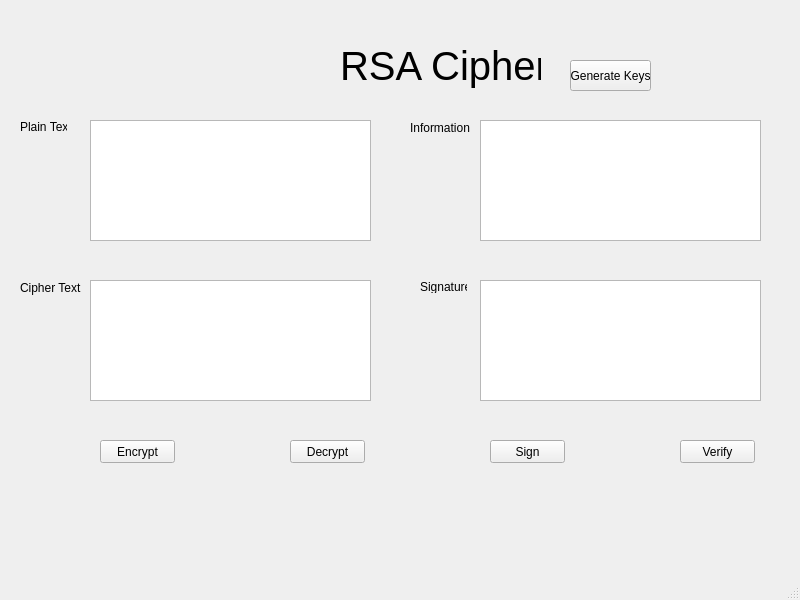
<?xml version="1.0" encoding="UTF-8"?>
<ui version="4.0">
 <class>MainWindow</class>
 <widget class="QMainWindow" name="MainWindow">
  <property name="geometry">
   <rect>
    <x>0</x>
    <y>0</y>
    <width>800</width>
    <height>600</height>
   </rect>
  </property>
  <property name="windowTitle">
   <string>MainWindow</string>
  </property>
  <widget class="QWidget" name="centralwidget">
   <widget class="QLabel" name="lb_rsa">
    <property name="geometry">
     <rect>
      <x>340</x>
      <y>40</y>
      <width>201</width>
      <height>51</height>
     </rect>
    </property>
    <property name="font">
     <font>
      <pointsize>30</pointsize>
     </font>
    </property>
    <property name="text">
     <string>RSA Cipher</string>
    </property>
   </widget>
   <widget class="QPushButton" name="btn_generateKey">
    <property name="geometry">
     <rect>
      <x>570</x>
      <y>60</y>
      <width>81</width>
      <height>31</height>
     </rect>
    </property>
    <property name="text">
     <string>Generate Keys</string>
    </property>
   </widget>
   <widget class="QLabel" name="label">
    <property name="geometry">
     <rect>
      <x>20</x>
      <y>120</y>
      <width>47</width>
      <height>13</height>
     </rect>
    </property>
    <property name="text">
     <string>Plain Text</string>
    </property>
   </widget>
   <widget class="QLabel" name="label_2">
    <property name="geometry">
     <rect>
      <x>410</x>
      <y>120</y>
      <width>61</width>
      <height>16</height>
     </rect>
    </property>
    <property name="text">
     <string>Information</string>
    </property>
   </widget>
   <widget class="QLabel" name="label_3">
    <property name="geometry">
     <rect>
      <x>20</x>
      <y>280</y>
      <width>61</width>
      <height>16</height>
     </rect>
    </property>
    <property name="text">
     <string>Cipher Text</string>
    </property>
   </widget>
   <widget class="QLabel" name="label_4">
    <property name="geometry">
     <rect>
      <x>420</x>
      <y>280</y>
      <width>47</width>
      <height>13</height>
     </rect>
    </property>
    <property name="text">
     <string>Signature</string>
    </property>
   </widget>
   <widget class="QPushButton" name="btn_encrypt">
    <property name="geometry">
     <rect>
      <x>100</x>
      <y>440</y>
      <width>75</width>
      <height>23</height>
     </rect>
    </property>
    <property name="text">
     <string>Encrypt</string>
    </property>
   </widget>
   <widget class="QPushButton" name="btn_decrypt">
    <property name="geometry">
     <rect>
      <x>290</x>
      <y>440</y>
      <width>75</width>
      <height>23</height>
     </rect>
    </property>
    <property name="text">
     <string>Decrypt</string>
    </property>
   </widget>
   <widget class="QPushButton" name="btn_verify">
    <property name="geometry">
     <rect>
      <x>680</x>
      <y>440</y>
      <width>75</width>
      <height>23</height>
     </rect>
    </property>
    <property name="text">
     <string>Verify</string>
    </property>
   </widget>
   <widget class="QPushButton" name="btn_sign">
    <property name="geometry">
     <rect>
      <x>490</x>
      <y>440</y>
      <width>75</width>
      <height>23</height>
     </rect>
    </property>
    <property name="text">
     <string>Sign</string>
    </property>
   </widget>
   <widget class="QPlainTextEdit" name="txt_Plain">
    <property name="geometry">
     <rect>
      <x>90</x>
      <y>120</y>
      <width>281</width>
      <height>121</height>
     </rect>
    </property>
   </widget>
   <widget class="QPlainTextEdit" name="txt_Information">
    <property name="geometry">
     <rect>
      <x>480</x>
      <y>120</y>
      <width>281</width>
      <height>121</height>
     </rect>
    </property>
   </widget>
   <widget class="QPlainTextEdit" name="txt_sign">
    <property name="geometry">
     <rect>
      <x>480</x>
      <y>280</y>
      <width>281</width>
      <height>121</height>
     </rect>
    </property>
   </widget>
   <widget class="QPlainTextEdit" name="txt_cipher">
    <property name="geometry">
     <rect>
      <x>90</x>
      <y>280</y>
      <width>281</width>
      <height>121</height>
     </rect>
    </property>
   </widget>
  </widget>
  <widget class="QMenuBar" name="menubar">
   <property name="geometry">
    <rect>
     <x>0</x>
     <y>0</y>
     <width>800</width>
     <height>21</height>
    </rect>
   </property>
  </widget>
  <widget class="QStatusBar" name="statusbar"/>
 </widget>
 <resources/>
 <connections/>
</ui>
